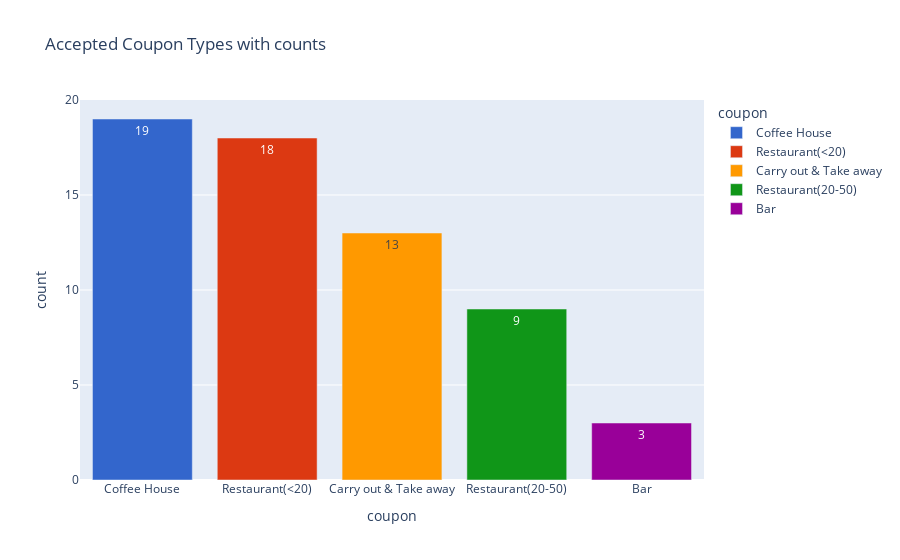
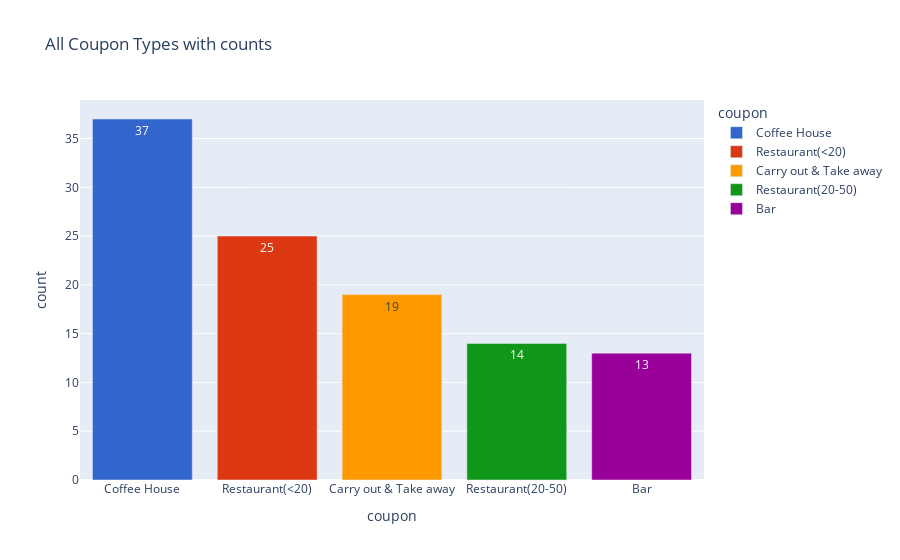

The notebook cell these images were saved under, in order:
### Code cell
# look across all coupon types that have been accepted to see which coupon type is accepted most
acceptedCouponData = filledData.query('Y == 1')
acceptedCouponCounts = acceptedCouponData['coupon'].value_counts().reset_index()
acceptedCouponCounts.columns = ['coupon', 'count']

acceptedCouponCounts

# Create the bar plot with hover text showing the accepted Coupon Count
fig1 = px.bar(acceptedCouponCounts, x='coupon', y='count', color='coupon',
              color_discrete_sequence=px.colors.qualitative.G10,
              title="Accepted Coupon Types with counts",
              text="count") 
fig1.show()


allCouponCounts = filledData['coupon'].value_counts().reset_index()
print(allCouponCounts)
allCouponCounts.columns = ['coupon', 'count']

# Create the bar plot with hover text showing the count
fig6 = px.bar(allCouponCounts, x='coupon', y='count', color='coupon',
              color_discrete_sequence=px.colors.qualitative.G10,
              title="All Coupon Types with counts",
              text="count") 
fig6.show()

# Conclusion1 = Comparing Coupon Type for cheap restaurants to those that were accepted, out of 25, we have 18 that accepted and 7 not accepted. 72% acceptance.
# Conclusion2 = Comparing Coupon Type for coffee house to those that were accepted, out of 37, we have 19 that accepted, and 18 did not accept. 51.35% acceptance.
# Conclusion3 = Comparing Coupon Type for carry out and take away, out of 19 sent, 13 accepted and 6 did not accept. 68.4% acceptance.
# Conclusion4 = Comparing Coupon Type for bar, out of 13 sent, 3 accepted, and 10 did not. 23.07% acceptabce.

# Overall Conclusion = Coupons for cheap restaurants (<$20) get accepted the most

### Figure 1 — Plotly figure (JSON) as saved in the notebook; plotly's stock layout.template omitted (floating-point values rounded to 4 significant figures)
{"data": [{"alignmentgroup": "True", "hovertemplate": "coupon=%{x}<br>count=%{text}<extra></extra>", "legendgroup": "Coffee House", "marker": {"color": "#3366CC", "pattern": {"shape": ""}}, "name": "Coffee House", "offsetgroup": "Coffee House", "orientation": "v", "showlegend": true, "text": [19], "textposition": "auto", "type": "bar", "x": ["Coffee House"], "xaxis": "x", "y": [19], "yaxis": "y"}, {"alignmentgroup": "True", "hovertemplate": "coupon=%{x}<br>count=%{text}<extra></extra>", "legendgroup": "Restaurant(<20)", "marker": {"color": "#DC3912", "pattern": {"shape": ""}}, "name": "Restaurant(<20)", "offsetgroup": "Restaurant(<20)", "orientation": "v", "showlegend": true, "text": [18], "textposition": "auto", "type": "bar", "x": ["Restaurant(<20)"], "xaxis": "x", "y": [18], "yaxis": "y"}, {"alignmentgroup": "True", "hovertemplate": "coupon=%{x}<br>count=%{text}<extra></extra>", "legendgroup": "Carry out & Take away", "marker": {"color": "#FF9900", "pattern": {"shape": ""}}, "name": "Carry out & Take away", "offsetgroup": "Carry out & Take away", "orientation": "v", "showlegend": true, "text": [13], "textposition": "auto", "type": "bar", "x": ["Carry out & Take away"], "xaxis": "x", "y": [13], "yaxis": "y"}, {"alignmentgroup": "True", "hovertemplate": "coupon=%{x}<br>count=%{text}<extra></extra>", "legendgroup": "Restaurant(20-50)", "marker": {"color": "#109618", "pattern": {"shape": ""}}, "name": "Restaurant(20-50)", "offsetgroup": "Restaurant(20-50)", "orientation": "v", "showlegend": true, "text": [9], "textposition": "auto", "type": "bar", "x": ["Restaurant(20-50)"], "xaxis": "x", "y": [9], "yaxis": "y"}, {"alignmentgroup": "True", "hovertemplate": "coupon=%{x}<br>count=%{text}<extra></extra>", "legendgroup": "Bar", "marker": {"color": "#990099", "pattern": {"shape": ""}}, "name": "Bar", "offsetgroup": "Bar", "orientation": "v", "showlegend": true, "text": [3], "textposition": "auto", "type": "bar", "x": ["Bar"], "xaxis": "x", "y": [3], "yaxis": "y"}], "layout": {"autosize": true, "barmode": "relative", "legend": {"title": {"text": "coupon"}, "tracegroupgap": 0}, "title": {"text": "Accepted Coupon Types with counts"}, "xaxis": {"anchor": "y", "autorange": true, "categoryarray": ["Coffee House", "Restaurant(<20)", "Carry out & Take away", "Restaurant(20-50)", "Bar"], "categoryorder": "array", "domain": [0, 1], "range": [-0.5, 4.5], "title": {"text": "coupon"}, "type": "category"}, "yaxis": {"anchor": "x", "autorange": true, "domain": [0, 1], "range": [0, 20], "title": {"text": "count"}, "type": "linear"}}}

### Figure 2 — Plotly figure (JSON) as saved in the notebook; plotly's stock layout.template omitted (floating-point values rounded to 4 significant figures)
{"data": [{"alignmentgroup": "True", "hovertemplate": "coupon=%{x}<br>count=%{text}<extra></extra>", "legendgroup": "Coffee House", "marker": {"color": "#3366CC", "pattern": {"shape": ""}}, "name": "Coffee House", "offsetgroup": "Coffee House", "orientation": "v", "showlegend": true, "text": [37], "textposition": "auto", "type": "bar", "x": ["Coffee House"], "xaxis": "x", "y": [37], "yaxis": "y"}, {"alignmentgroup": "True", "hovertemplate": "coupon=%{x}<br>count=%{text}<extra></extra>", "legendgroup": "Restaurant(<20)", "marker": {"color": "#DC3912", "pattern": {"shape": ""}}, "name": "Restaurant(<20)", "offsetgroup": "Restaurant(<20)", "orientation": "v", "showlegend": true, "text": [25], "textposition": "auto", "type": "bar", "x": ["Restaurant(<20)"], "xaxis": "x", "y": [25], "yaxis": "y"}, {"alignmentgroup": "True", "hovertemplate": "coupon=%{x}<br>count=%{text}<extra></extra>", "legendgroup": "Carry out & Take away", "marker": {"color": "#FF9900", "pattern": {"shape": ""}}, "name": "Carry out & Take away", "offsetgroup": "Carry out & Take away", "orientation": "v", "showlegend": true, "text": [19], "textposition": "auto", "type": "bar", "x": ["Carry out & Take away"], "xaxis": "x", "y": [19], "yaxis": "y"}, {"alignmentgroup": "True", "hovertemplate": "coupon=%{x}<br>count=%{text}<extra></extra>", "legendgroup": "Restaurant(20-50)", "marker": {"color": "#109618", "pattern": {"shape": ""}}, "name": "Restaurant(20-50)", "offsetgroup": "Restaurant(20-50)", "orientation": "v", "showlegend": true, "text": [14], "textposition": "auto", "type": "bar", "x": ["Restaurant(20-50)"], "xaxis": "x", "y": [14], "yaxis": "y"}, {"alignmentgroup": "True", "hovertemplate": "coupon=%{x}<br>count=%{text}<extra></extra>", "legendgroup": "Bar", "marker": {"color": "#990099", "pattern": {"shape": ""}}, "name": "Bar", "offsetgroup": "Bar", "orientation": "v", "showlegend": true, "text": [13], "textposition": "auto", "type": "bar", "x": ["Bar"], "xaxis": "x", "y": [13], "yaxis": "y"}], "layout": {"autosize": true, "barmode": "relative", "legend": {"title": {"text": "coupon"}, "tracegroupgap": 0}, "title": {"text": "All Coupon Types with counts"}, "xaxis": {"anchor": "y", "autorange": true, "categoryarray": ["Coffee House", "Restaurant(<20)", "Carry out & Take away", "Restaurant(20-50)", "Bar"], "categoryorder": "array", "domain": [0, 1], "range": [-0.5, 4.5], "title": {"text": "coupon"}, "type": "category"}, "yaxis": {"anchor": "x", "autorange": true, "domain": [0, 1], "range": [0, 38.95], "title": {"text": "count"}, "type": "linear"}}}
